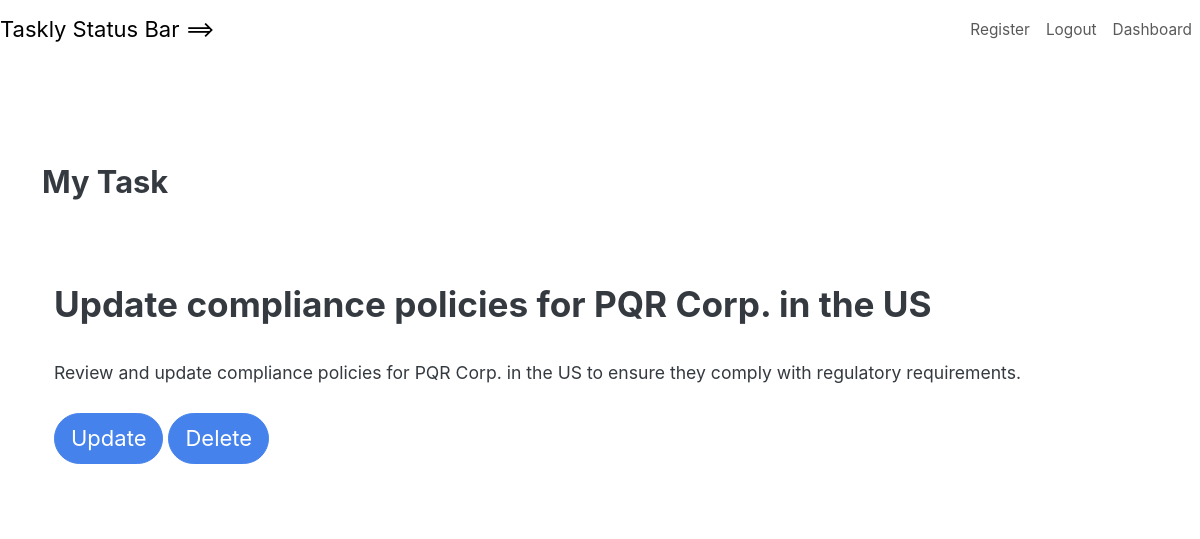
The page /view_task/21/ (signed in) on the database its author committed.
### taskly/models.py (models this page shows, shortened)
class Task(models.Model):
    title = models.CharField(max_length=100, null=True)
    content = models.CharField(max_length=1000, null=True, blank=True)
    date_posted = models.DateTimeField(auto_now_add=True, null=True)
    due_date = models.DateTimeField(null=True)
    user = models.ForeignKey(User, on_delete=models.CASCADE, null=True)

### taskly/views.py (the view)
# urls.py: path('view_task/<str:pk>/', views.view_task, name='view_task'),
@login_required(login_url='my_login')
def view_task(request, pk):
    task = get_object_or_404(Task, pk=pk)
    context = {'task': task}
    return render(request, 'viewTask.html', context=context)

### taskly/templates/viewTask.html
{% extends "base.html" %}
{% load static %}
{% load crispy_forms_tags %}
{% block content %}
        <br><br><h3 style="align-content: center">My Task</h3><br>
        <div class="backdrop">
         <div class="container  bg-white shadow-md py-5 form-layout">
             <h2>{{ task.title }}</h2><br>
             {{ task.content }}<br><br>
             <a href="{% url 'taskly:update_task' task.id %}" class="btn btn-primary btn-lg">Update</a>
             <a href="{% url 'taskly:delete_task' task.id %}" class="btn btn-primary btn-lg">Delete</a>
         </div>
         <br><br>
        </div>
             <br><br>
{% endblock content %}

### rows shown on the page
Task: title "Update compliance policies for PQR Corp. in the US", content "Review and update compliance policies for PQR Corp. in the US to ensure they comply with regulatory requirements."
